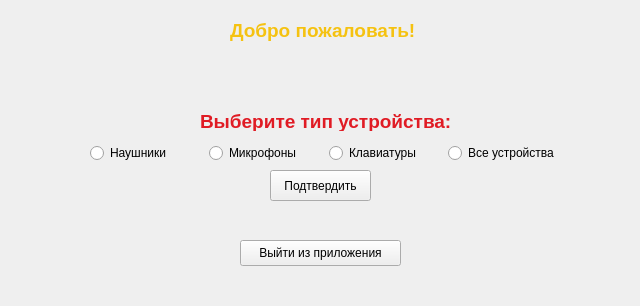
<?xml version="1.0" encoding="UTF-8"?>
<ui version="4.0">
 <class>MainWindow</class>
 <widget class="QMainWindow" name="MainWindow">
  <property name="geometry">
   <rect>
    <x>0</x>
    <y>0</y>
    <width>640</width>
    <height>306</height>
   </rect>
  </property>
  <property name="windowTitle">
   <string>Супер магазин</string>
  </property>
  <widget class="QWidget" name="centralwidget">
   <widget class="QLabel" name="label">
    <property name="geometry">
     <rect>
      <x>230</x>
      <y>10</y>
      <width>191</width>
      <height>41</height>
     </rect>
    </property>
    <property name="text">
     <string>&lt;html&gt;&lt;head/&gt;&lt;body&gt;&lt;p&gt;&lt;span style=&quot; font-size:14pt; font-weight:700; color:#f5c211;&quot;&gt;Добро пожаловать!&lt;/span&gt;&lt;/p&gt;&lt;/body&gt;&lt;/html&gt;</string>
    </property>
   </widget>
   <widget class="QPushButton" name="pushButton_save">
    <property name="geometry">
     <rect>
      <x>270</x>
      <y>170</y>
      <width>101</width>
      <height>31</height>
     </rect>
    </property>
    <property name="text">
     <string>Подтвердить</string>
    </property>
   </widget>
   <widget class="QPushButton" name="pushButton_exit">
    <property name="geometry">
     <rect>
      <x>240</x>
      <y>240</y>
      <width>161</width>
      <height>26</height>
     </rect>
    </property>
    <property name="text">
     <string>Выйти из приложения</string>
    </property>
   </widget>
   <widget class="QLabel" name="label_2">
    <property name="geometry">
     <rect>
      <x>200</x>
      <y>110</y>
      <width>251</width>
      <height>21</height>
     </rect>
    </property>
    <property name="text">
     <string>&lt;html&gt;&lt;head/&gt;&lt;body&gt;&lt;p&gt;&lt;span style=&quot; font-size:14pt; font-weight:700; color:#e01b24;&quot;&gt;Выберите тип устройства:&lt;/span&gt;&lt;/p&gt;&lt;/body&gt;&lt;/html&gt;</string>
    </property>
   </widget>
   <widget class="QWidget" name="layoutWidget">
    <property name="geometry">
     <rect>
      <x>90</x>
      <y>140</y>
      <width>471</width>
      <height>26</height>
     </rect>
    </property>
    <layout class="QHBoxLayout" name="horizontalLayout">
     <item>
      <widget class="QRadioButton" name="radioButton_Headphones">
       <property name="text">
        <string>Наушники</string>
       </property>
      </widget>
     </item>
     <item>
      <widget class="QRadioButton" name="radioButton_Microphone">
       <property name="text">
        <string>Микрофоны</string>
       </property>
      </widget>
     </item>
     <item>
      <widget class="QRadioButton" name="radioButton_Keyboard">
       <property name="text">
        <string>Клавиатуры</string>
       </property>
      </widget>
     </item>
     <item>
      <widget class="QRadioButton" name="radioButton_all">
       <property name="text">
        <string>Все устройства</string>
       </property>
      </widget>
     </item>
    </layout>
   </widget>
  </widget>
  <widget class="QMenuBar" name="menubar">
   <property name="geometry">
    <rect>
     <x>0</x>
     <y>0</y>
     <width>640</width>
     <height>23</height>
    </rect>
   </property>
  </widget>
 </widget>
 <resources/>
 <connections/>
</ui>
